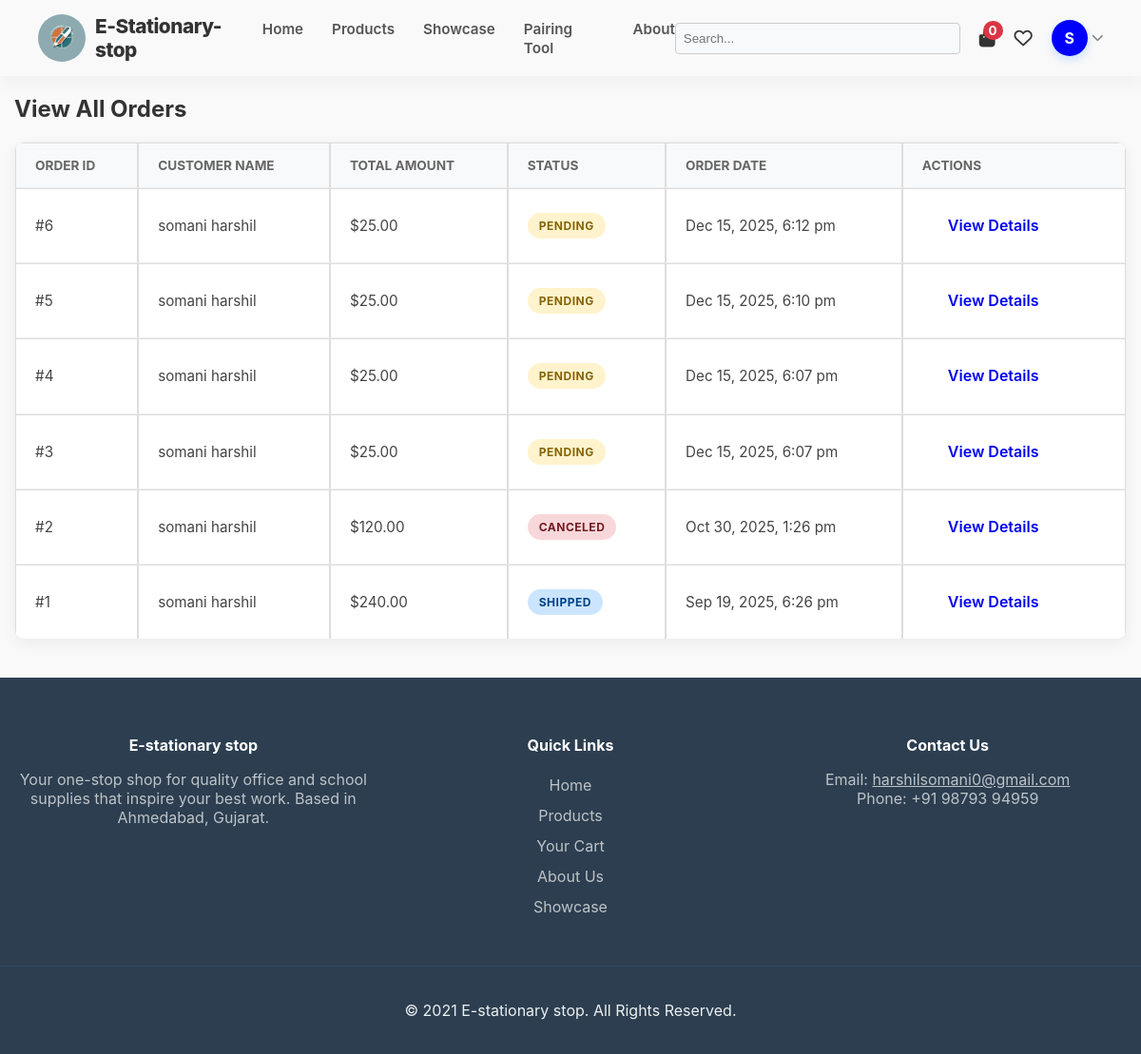
The page /admin/view_orders.php (signed in) on the database its author committed.
### tables this page shows
CREATE TABLE `orders` (
  `id` int(11) NOT NULL,
  `user_id` int(11) NOT NULL,
  `total_amount` decimal(10,2) NOT NULL,
  `coupon_code` varchar(50) DEFAULT NULL,
  `discount_amount` decimal(10,2) DEFAULT 0.00,
  `order_status` varchar(50) NOT NULL DEFAULT 'Pending',
  `shipping_name` varchar(100) NOT NULL,
  `shipping_address` text NOT NULL,
  `shipping_city` varchar(100) NOT NULL,
  `shipping_state` varchar(100) NOT NULL,
  `shipping_pincode` varchar(10) NOT NULL,
  `shipping_phone` varchar(20) NOT NULL,
  `created_at` timestamp NOT NULL DEFAULT current_timestamp(),
  `status` varchar(50) DEFAULT 'Pending'
);

CREATE TABLE `users` (
  `id` int(11) NOT NULL,
  `full_name` varchar(100) NOT NULL,
  `email` varchar(100) NOT NULL,
  `password` varchar(255) NOT NULL,
  `is_admin` tinyint(1) NOT NULL DEFAULT 0,
  `created_at` timestamp NOT NULL DEFAULT current_timestamp()
);

### admin/view_orders.php (the view, shortened to what this page needs)
<?php
include_once '../includes/db_connect.php';
$sql = "SELECT orders.id, orders.total_amount, orders.order_status, orders.created_at, users.full_name
        FROM orders
        JOIN users ON orders.user_id = users.id
        ORDER BY orders.created_at DESC";
$result = $conn->query($sql);
include_once '../includes/header.php';
?>
<h2>View All Orders</h2>
<table class="admin-table">
    <thead>
        <tr>
            <th>Order ID</th>
            <th>Customer Name</th>
            <th>Total Amount</th>
            <th>Status</th>
            <th>Order Date</th>
            <th>Actions</th>
        </tr>
    </thead>
    <tbody>
        <?php if ($result->num_rows > 0): ?>
            <?php while($row = $result->fetch_assoc()): ?>
            <tr>
                <td>#<?php echo $row['id']; ?></td>
                <td><?php echo htmlspecialchars($row['full_name']); ?></td>
                <td>$<?php echo number_format($row['total_amount'], 2); ?></td>
                <td>
    <span class="status status-<?php echo strtolower(htmlspecialchars($row['order_status'])); ?>">
        <?php echo htmlspecialchars($row['order_status']); ?>
    </span>
</td>
                <td><?php echo date("M d, Y, g:i a", strtotime($row['created_at'])); ?></td>
                <td>
                    <a href="order_details.php?id=<?php echo $row['id']; ?>" class="btn">View Details</a>
                </td>
            </tr>
            <?php endwhile; ?>
        <?php else: ?>
            <tr>
                <td colspan="6">No orders found.</td>
            </tr>
        <?php endif; ?>
    </tbody>
</table>
<?php include_once '../includes/footer.php'; ?>

### assets/css/style.css (style rules this page uses)
body { font-family: -apple-system, BlinkMacSystemFont, "Segoe UI", Roboto, Helvetica, Arial, sans-serif; margin: 0; background-color: #f9f9f9; color: #333; }
.admin-table { width: 100%; border-collapse: collapse; margin: 20px 0; }
.admin-table th, .admin-table td { border: 1px solid #ddd; padding: 8px; text-align: left; }
.status { padding: 5px 10px; border-radius: 15px; color: #fff; font-size: 0.8em; font-weight: bold; text-transform: uppercase; }
.status-pending { background-color: #ffc107; color: #333; }
.status-shipped { background-color: #007bff; }
.status-canceled { background-color: #dc3545; }
.admin-table { width: 100%; border-collapse: separate; border-spacing: 0; margin: 20px 0; background: #fff; border-radius: 10px; overflow: hidden; box-shadow: 0 5px 15px rgba(0,0,0,0.05); border: 1px solid #f0f0f0; }
.admin-table thead { background-color: #f8f9fa; }
.admin-table th { padding: 15px 20px; text-align: left; font-size: 0.85rem; text-transform: uppercase; color: #666; font-weight: 700; border-bottom: 1px solid #eee; }
.admin-table td { padding: 15px 20px; border-bottom: 1px solid #eee; color: #444; font-size: 0.95rem; }
.admin-table tr:last-child td { border-bottom: none; }
.status { display: inline-block; padding: 6px 12px; border-radius: 20px; font-size: 0.75rem; font-weight: 700; text-transform: uppercase; letter-spacing: 0.5px; }
.status-pending { background-color: #fff3cd; color: #856404; }
.status-shipped { background-color: #cce5ff; color: #004085; }
.status-canceled { background-color: #f8d7da; color: #721c24; }
.btn { display: inline-block; padding: 12px 25px; font-size: 1rem; font-weight: 600; text-align: center; text-decoration: none; border-radius: 30px; cursor: pointer; transition: all 0.3s ease; border: 2px solid transparent; line-height: 1.2; }

### rows shown on the page
orders: id "6", user.full_name "somani harshil", total_amount "25.00", order_status "PENDING", created_at "Dec 15, 2025, 6:12 pm"
orders: id "5", user.full_name "somani harshil", total_amount "25.00", order_status "PENDING", created_at "Dec 15, 2025, 6:10 pm"
orders: id "4", user.full_name "somani harshil", total_amount "25.00", order_status "PENDING", created_at "Dec 15, 2025, 6:07 pm"
orders: id "3", user.full_name "somani harshil", total_amount "25.00", order_status "PENDING", created_at "Dec 15, 2025, 6:07 pm"
orders: id "2", user.full_name "somani harshil", total_amount "120.00", order_status "CANCELED", created_at "Oct 30, 2025, 1:26 pm"
orders: id "1", user.full_name "somani harshil", total_amount "240.00", order_status "SHIPPED", created_at "Sep 19, 2025, 6:26 pm"

### other values the page prints
$cart_count "0"
$user_initial "S"
